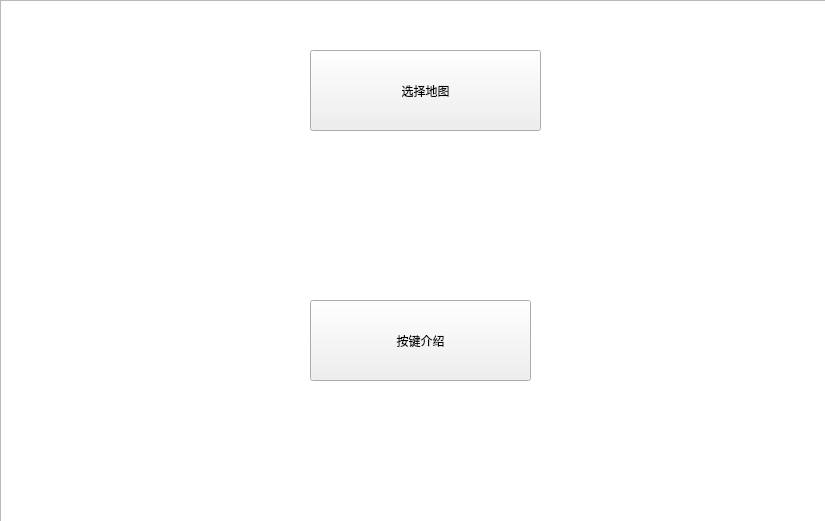
<?xml version="1.0" encoding="UTF-8"?>
<ui version="4.0">
 <class>options</class>
 <widget class="QWidget" name="options">
  <property name="geometry">
   <rect>
    <x>0</x>
    <y>0</y>
    <width>825</width>
    <height>521</height>
   </rect>
  </property>
  <property name="windowTitle">
   <string>少女祈祷中~</string>
  </property>
  <property name="windowIcon">
   <iconset resource="res.qrc">
    <normaloff>:/res/good.png</normaloff>:/res/good.png</iconset>
  </property>
  <widget class="QPushButton" name="mapchoose">
   <property name="geometry">
    <rect>
     <x>310</x>
     <y>50</y>
     <width>231</width>
     <height>81</height>
    </rect>
   </property>
   <property name="styleSheet">
    <string notr="true">font: 28pt &quot;宋体&quot;;</string>
   </property>
   <property name="text">
    <string>选择地图</string>
   </property>
  </widget>
  <widget class="QPushButton" name="intro">
   <property name="geometry">
    <rect>
     <x>310</x>
     <y>300</y>
     <width>221</width>
     <height>81</height>
    </rect>
   </property>
   <property name="styleSheet">
    <string notr="true">font: 28pt &quot;宋体&quot;;</string>
   </property>
   <property name="text">
    <string>按键介绍</string>
   </property>
  </widget>
  <widget class="QGraphicsView" name="graphicsView">
   <property name="geometry">
    <rect>
     <x>0</x>
     <y>0</y>
     <width>841</width>
     <height>531</height>
    </rect>
   </property>
   <property name="styleSheet">
    <string notr="true">border-image: url(:/res/ROUGE.png);</string>
   </property>
  </widget>
  <zorder>graphicsView</zorder>
  <zorder>mapchoose</zorder>
  <zorder>intro</zorder>
 </widget>
 <resources>
  <include location="res.qrc"/>
 </resources>
 <connections/>
</ui>
